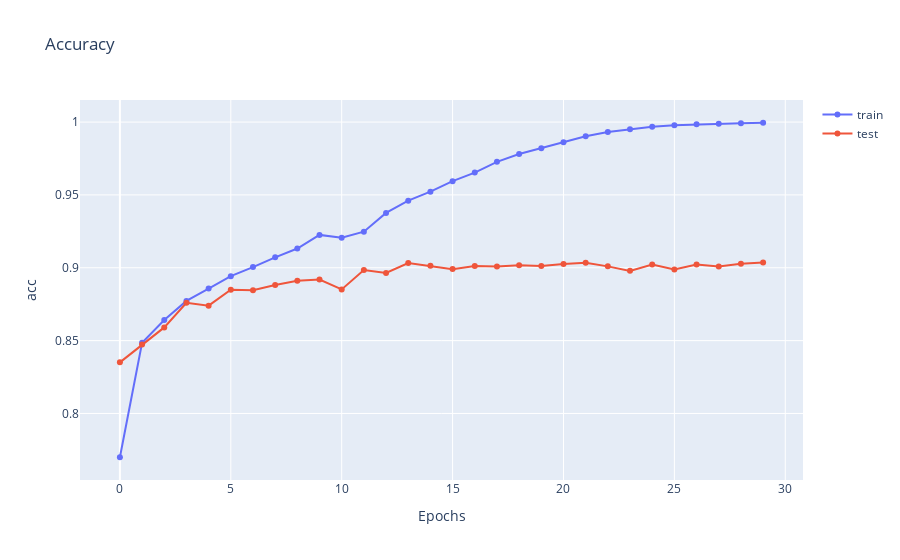

Here is the notebook cell this chart was saved with:
### Code cell
# 绘制准确率曲线
t0 = go.Scatter(
    y=np.array(train_acc),
    x=np.array(range(len(train_acc))),
    mode='lines + markers',
    name='train'
)
t1 = go.Scatter(
    y=np.array(test_acc),
    x=np.array(range(len(test_acc))),
    mode='lines + markers',
    name='test'
)
layout = dict(title='Accuracy', xaxis=dict(title='Epochs'), yaxis=dict(title='acc'))
data = dict(data=[t0, t1], layout=layout)
py.iplot(data)

### Figure 1 — Plotly figure (JSON) as saved in the notebook; plotly's stock layout.template omitted (floating-point values rounded to 4 significant figures)
{"data": [{"mode": "lines+markers", "name": "train", "type": "scatter", "x": [0, 1, 2, 3, 4, 5, 6, 7, 8, 9, 10, 11, 12, 13, 14, 15, 16, 17, 18, 19, 20, 21, 22, 23, 24, 25, 26, 27, 28, 29], "y": [0.77, 0.8485, 0.8642, 0.8773, 0.8857, 0.8942, 0.9005, 0.9072, 0.9132, 0.9226, 0.9207, 0.9248, 0.9377, 0.9461, 0.9522, 0.9595, 0.9653, 0.9727, 0.9781, 0.982, 0.9862, 0.9903, 0.9932, 0.9951, 0.9967, 0.9978, 0.9985, 0.9988, 0.9993, 0.9995]}, {"mode": "lines+markers", "name": "test", "type": "scatter", "x": [0, 1, 2, 3, 4, 5, 6, 7, 8, 9, 10, 11, 12, 13, 14, 15, 16, 17, 18, 19, 20, 21, 22, 23, 24, 25, 26, 27, 28, 29], "y": [0.8351, 0.8473, 0.8591, 0.876, 0.874, 0.885, 0.8846, 0.8882, 0.891, 0.8919, 0.8852, 0.8985, 0.8964, 0.9033, 0.9014, 0.8991, 0.9012, 0.9009, 0.9018, 0.9012, 0.9026, 0.9035, 0.901, 0.8979, 0.9023, 0.8989, 0.9023, 0.9009, 0.9028, 0.9036]}], "layout": {"title": {"text": "Accuracy"}, "xaxis": {"title": {"text": "Epochs"}}, "yaxis": {"title": {"text": "acc"}}}}
